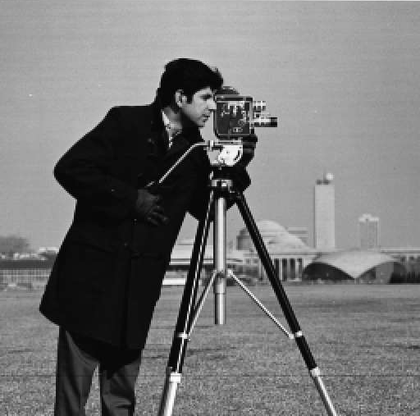
%> input picture NG/cameraman.png, 420 x 416 px, shrunk from 512 x 507 before the run, given in place of cameraman.jpg, which was not available
$ octave tatouLSB.m   (GNU Octave 9; MATLAB toolbox functions it lacks are replaced by stand-ins)
%> lines starting %> are read from the running program, lines starting %| are printed output that depends on the picture; in (x1, y1, x2, y2) boxes, pixels count from 0 and x2, y2 are one past the last pixel; in counts of white or black regions, pixels touching at a corner belong together; the program's own positions count from 1; pictures that were not available may be replaced by others from this repository, and a replacement may not be noted
### quantification.m
function Q = quantification(N,Fq)
Q=zeros(N,N);
for i = 1:N
    for j = 1:N
        Q(i,j)=1+(1+i+j)*Fq;
    end
end

### tatouLSB.m
%tatouage niveau de gris
% ici on va montrer a quel point le tatouage sur l'intensité des niveau de
% gris est faible

I=imread('NG/cameraman.jpg');
%> I is the input picture: size 416x420 uint8; min 0, max 255, mean 118.5
Z=I;
tatouageSimple = [1 0 0 0 1 ; 1 1 0 1 1 ; 1 0 1 0 1 ; 1 0 0 0 1 ]
[m,n]=size(I);
%> m = 416; n = 420
[j,k]=size(tatouageSimple);
for x = 1:j
    for y = 1:k
        Z(x,y)=bitset(Z(x,y),1,tatouageSimple(x,y));
    end
end
%> Z: size 416x420 uint8; 0.01% of pixels changed, all inside (x1, y1, x2, y2) = (0, 0, 5, 4)
% [8 lines of commented-out code are left out]
recup=zeros(j,k);
for x = 1:j
    for y = 1:k
        recup(x,y)=bitand(Z(x,y),1);
    end
end
%> after the loop, recup = [1 0 0 0 1; 1 1 0 1 1; 1 0 1 0 1; 1 0 0 0 1]
recup
%> recup = [1 0 0 0 1; 1 1 0 1 1; 1 0 1 0 1; 1 0 0 0 1]
% Attaque sur l'image simple
%Quantification (TD)on passe de NG 256 a NG 127
M=floor(Z/2);
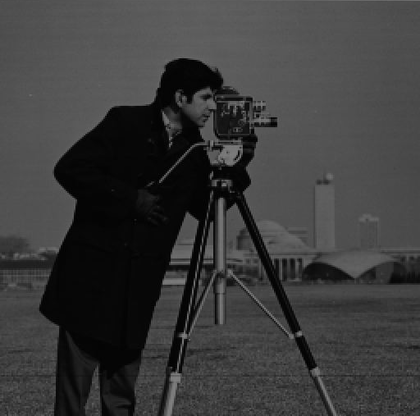
%> M: size 416x420 uint8; min 0, max 128, mean 59.5
% colormap(gray(127));
% image(M);
recup2=zeros(j,k);
for x = 1:j
    for y = 1:k
        recup2(x,y)=bitand(M(x,y),1);
    end
end
%> after the loop, recup2 = [1 1 0 0 1; 0 1 0 0 1; 1 0 1 0 0; 0 0 0 1 0]
recup2
%> recup2 = [1 1 0 0 1; 0 1 0 0 1; 1 0 1 0 0; 0 0 0 1 0]
% On a perdu le tatouage

% Quantification sur toute l'image via bloc 8x8 // Compression JPEG TP5

trans=@(block_struct) dct2(block_struct.data); % transfo cosinus
transi=@(block_struct) idct2(block_struct.data); % transfo cosinus inverse
Q=quantification(8,5); % quantification 8x8 avec Fq=5
quantif=@(block_struct) round(block_struct.data./Q); % quantification
dequantif=@(block_struct) block_struct.data.*Q; % dequantification

J=blockproc(Z,[8 8],trans); %on applique la transformée cosinus
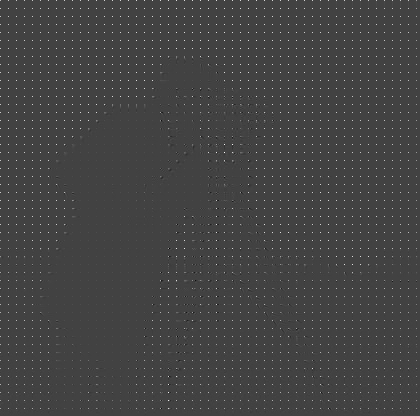
%> J: size 416x420 double; min -634.4, max 1810.5, mean 15; drawn with min black and max white
%> (the run ends here)

$ run again, with NG/bag.png copied over NG/cameraman.png
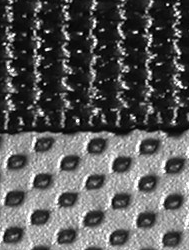
%> input picture NG/bag.png, 189 x 250 px, given in place of cameraman.jpg, which was not available
%> I is the input picture: size 250x189 uint8; min 0, max 255, mean 89.3
%> after the loop `for x = 1:j`: recup = [1 0 0 0 1; 1 1 0 1 1; 1 0 1 0 1; 1 0 0 0 1]
%> `M=floor(Z/2);`:
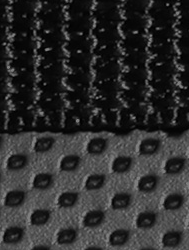
%> M: size 250x189 uint8; min 0, max 128, mean 44.9
%> after the loop `for x = 1:j`: recup2 = [0 1 1 1 1; 0 1 1 0 1; 1 1 0 1 0; 1 0 1 1 0]
%> `J=blockproc(Z,[8 8],trans);`:
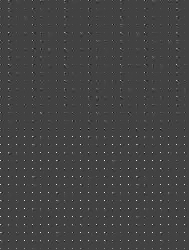
%> J: size 250x189 double; min -570.7, max 1627.8, mean 11.2; drawn with min black and max white

$ run again, with NG/glass.png copied over NG/cameraman.png
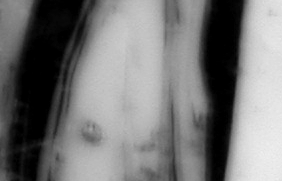
%> input picture NG/glass.png, 282 x 181 px, given in place of cameraman.jpg, which was not available
%> I is the input picture: size 181x282 uint8; min 0, max 239, mean 118
%> after the loop `for x = 1:j`: recup = [1 0 0 0 1; 1 1 0 1 1; 1 0 1 0 1; 1 0 0 0 1]
%> `M=floor(Z/2);`:
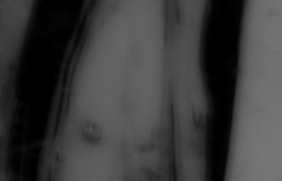
%> M: size 181x282 uint8; min 0, max 120, mean 59.2
%> after the loop `for x = 1:j`: recup2 = [0 1 0 1 1; 0 1 0 0 1; 1 1 1 1 1; 1 1 0 0 1]
%> `J=blockproc(Z,[8 8],trans);`:
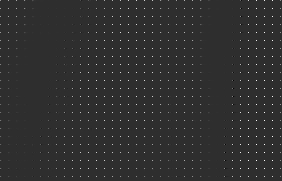
%> J: size 181x282 double; min -418.1, max 1874, mean 14.9; drawn with min black and max white
